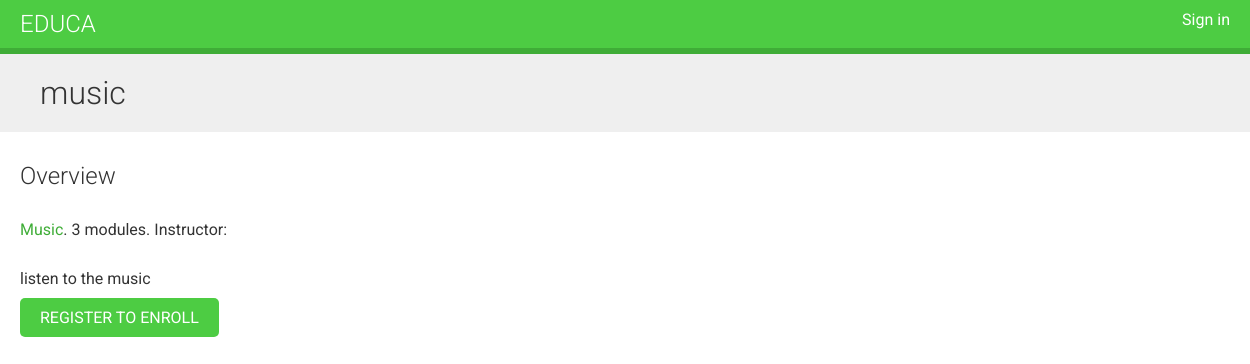
The page /course/music/ on the database its author committed.
### courses/models.py (models this page shows, shortened)
class Course(models.Model):
    owner = models.ForeignKey(User, related_name='courses_created', on_delete=models.CASCADE)
    students = models.ManyToManyField(
        User,
        related_name='courses_joined',
        blank=True
    )
    subject = models.ForeignKey(Subject, related_name='courses',
                                on_delete=models.CASCADE)
    title = models.CharField(max_length=200)
    slug = models.SlugField(max_length=200, unique=True)
    overview = models.TextField()
    created = models.DateTimeField(auto_now_add=True)
    class Meta:
        ordering = ['-created']

class Subject(models.Model):
    title = models.CharField(max_length=200)
    slug = models.SlugField(max_length=200, unique=True)
    class Meta:
        ordering = ['title']

### courses/views.py (the view)
class CourseDetailView(DetailView):
    model = Course
    template_name = 'courses/course/detail.html'

### courses/templates/courses/course/detail.html (shortened to what this page needs)
{% extends "base.html" %}
{% block content %}
  {% with subject=object.subject %}
    <h1>
      {{ object.title }}
    </h1>
    <div class="module">
      <h2>Overview</h2>
      <p>
        <a href="{% url "course_list_subject" subject.slug %}">
        {{ subject.title }}</a>.
        {{ object.modules.count }} modules.
        Instructor: {{ object.owner.get_full_name }}
      </p>
      {{ object.overview|linebreaks }}
      {% if request.user.is_authenticated %}
        <form action="{% url "student_enroll_course" %}" method="post">
          {{ enroll_form }}
          {% csrf_token %}
          <input type="submit" value="Enroll now">
        </form>
      {% else %}
        <a href="{% url "student_registration" %}" class="button">
          Register to enroll
        </a>
      {% endif %}
    </div>
  {% endwith %}
{% endblock %}

### courses/static/css/base.css (style rules this page uses)
body { margin:0; font-family:'Roboto', sans-serif; font-weight:400; color:#333; }
a { color:#3fad37; text-decoration:none; }
h1, h2, h3, h4, h5, h6 { font-family:'Roboto', sans-serif; font-weight:300; }
h1 { background:#efefef; width:100%; overflow:auto; padding:20px 0 20px 40px; margin:0; }
.module { padding:10px 20px; float:left; width:600px; }
.module p { margin:10px 0 20px; width:100%; float:left; }
input[type=submit], a.button { border-radius:5px; background:#4dcc43; color:#fff; font-size:16px; text-transform:uppercase; border:none; padding:10px 20px; margin:20px 0; }

### rows shown on the page
Course: title "music", modules.count "3", overview "listen to the music"
Subject: title "Music"
